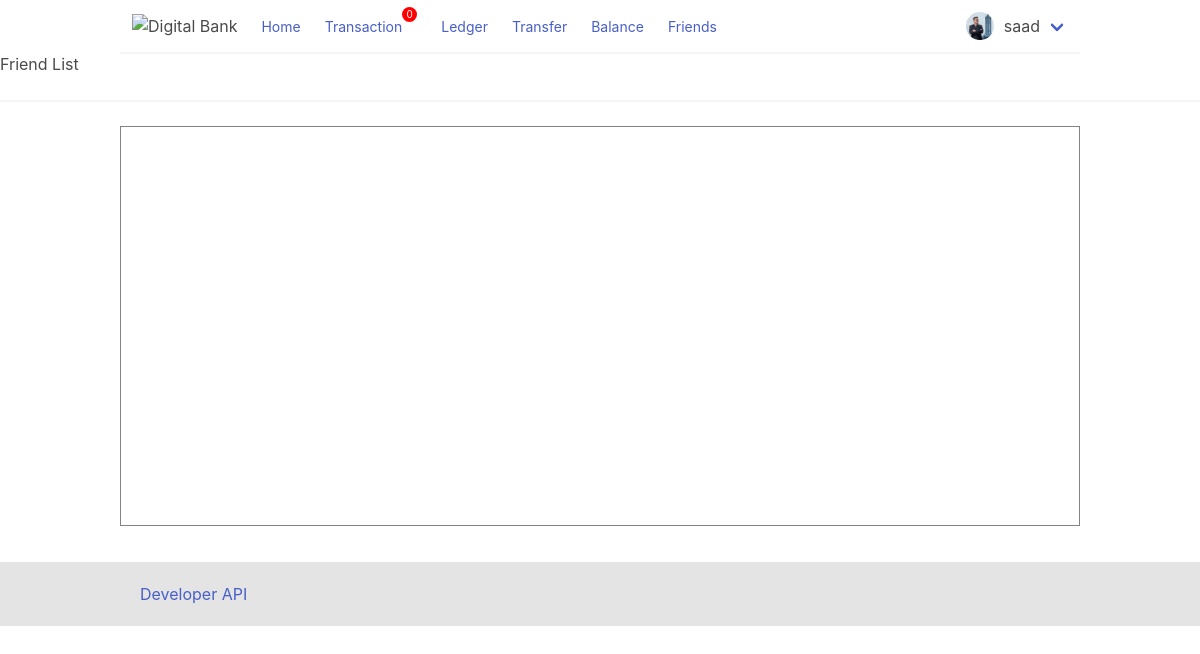
/friends/ (signed in), run on an earlier commit of the app's database.
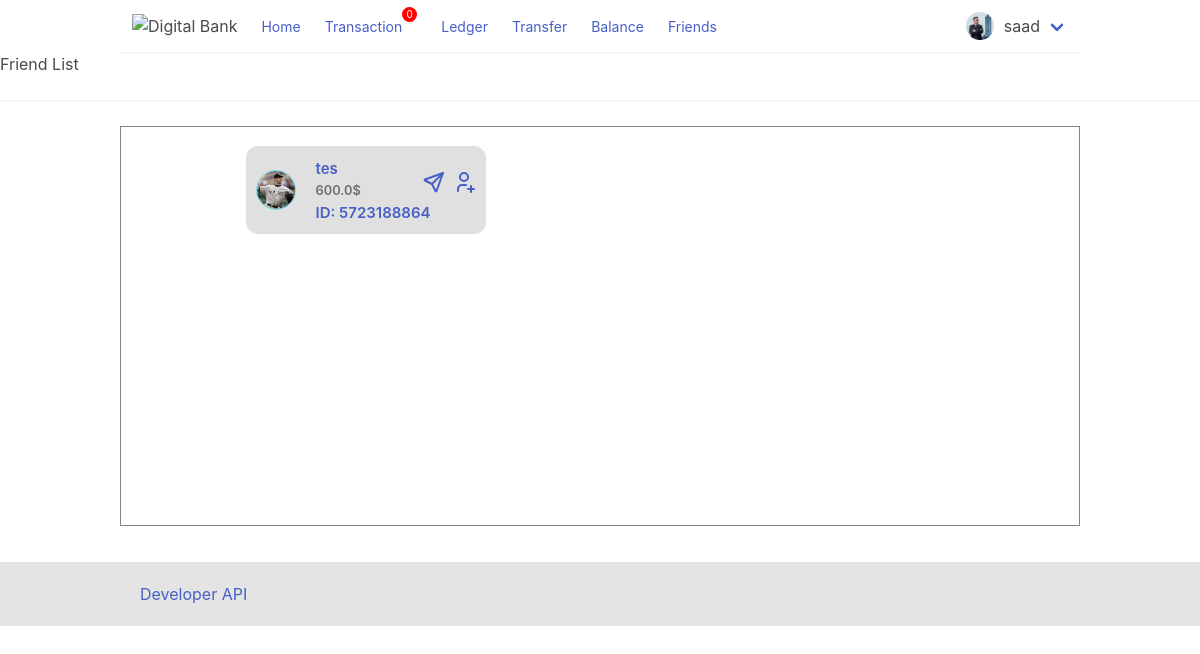
And on a later commit of the database.
### base/models.py (models this page shows, shortened)
class User(AbstractUser):
    name = models.CharField(max_length=200, null=True)
    username = models.CharField(unique=True, max_length=10)
    email = models.EmailField(unique=True, null=True)
    avater = models.ImageField()
    USERNAME_FIELD = 'username'
    REQUIRED_FIELDS = ['email']

class BankAccount(models.Model):
    user = models.OneToOneField(User, on_delete=models.CASCADE)
    account_id = models.CharField(max_length=20, unique=True)
    balance = models.FloatField()

### base/views.py (the view)
# urls.py: path('friends/', views.friends),
def friends(request):
    accounts = BankAccount.objects.all()
    accounts = BankAccount.objects.exclude(user=request.user)
    data = get_transaction(request)
    count = data['count']
    context = {'accounts': accounts, 'count': count}
    return render(request, 'friends.html', context)

### base/utils.py (called while the page is built)
def get_transaction(request):
    transactions = Ledger.objects.filter(
        sender='da') or Ledger.objects.filter(receiver='da')
    count = transactions.count()
    no_tran = ''
    if not transactions:
        no_tran = 'No transaction'
    return {'transactions': transactions, 'count': count, 'no_tran': no_tran}

### templates/friends.html (shortened to what this page needs)
{% extends 'base.html' %}
{% load static %}
{% block content %}
<main>
    <p>Friend List</p>
    <hr>
    <div class="friend-list">
        {% if account.user.username == request.user.username %}
        nothing
        {% else %}
        {% for account in accounts %}
        <div class="friends">
            <a href="{% url 'profile' account.user.username %}"><img src="{{ account.user.avater.url }}" alt=""></a>
            <div class="friend-info">
                <p><a href="{% url 'profile' account.user.username %}">{{ account.user.username }}</a></p>
                <p style="font-size: 0.8rem; color:#6e6e6e;">{{ account.balance }}$</p>
                <p><a href="{% url 'balance' account.user.username %}">ID: {{ account.account_id }}</a></p>
            </div>
            <a href="{% url 'friend_transfer' account.account_id %}">
            </a>
            <a href="">
            </a>
        </div>
        {% endfor %}
        {% endif %}
    </div>
</main>
{% endblock content %}

### templates/base.html (shortened to what this page needs)
{% load static %}
<!DOCTYPE html>
<html lang="en">
<head>
    <link rel="stylesheet" href="{% static 'css/bulma.min.css' %}">
    <link rel="stylesheet" href="{% static 'css/style.css' %}">
</head>
<body>
    <header>
        <nav class="navbar has-shadow">
            <div class="navbar-brand">
                <a class="navbar-item" href="{% url 'home' %}">
                    <img src="" alt="Digital Bank">
                </a>
            </div>
            <div class="navbar-menu">
                <div class="navbar-start">
                    <div class="navbar-item">
                        <small><a href="{% url 'home' %}">Home</a></small>
                    </div>
                    {% if request.user.is_authenticated %}
                    <div class="navbar-item transaction">
                        <small><a href="{% url 'transaction' %}">Transaction</a></small>
                        <span id="notification-count">{{ count }}</span>
                    </div>
                    <div class="navbar-item">
                        <small><a href="{% url 'ledger' %}">Ledger</a></small>
                    </div>
                    <div class="navbar-item">
                        <small><a href="{% url 'transfer' %}">Transfer</a></small>
                    </div>
                    <div class="navbar-item">
                        <small><a href="{% url 'balance' request.user.username %}">Balance</a></small>
                    </div>
                    <div class="navbar-item">
                        <small><a href="{% url 'friends' %}">Friends</a></small>
                    </div>
                    {% endif %}
                </div>
                {% if request.user.is_authenticated %}
                <div class="navbar-end">
                    <div class="navbar-item has-dropdown is-hoverable">
                        <div class="navbar-link">
                            <img src="{{ request.user.avater.url }}" alt="{% static 'images/user.png' %}"
                                style="width: 1.75rem; height: 1.75rem; border-radius: 50%; object-fit: cover;margin-right: 10px;">
                            {{ request.user.username }}
                        </div>
                    </div>
                </div>
                {% endif %}
            </div>
        </nav>
    </header>
    {% block content %}
    {% endblock content %}
    <footer>
        <ul>
            <li><a href="{% url 'developer' %}">Developer API</a></li>
        </ul>
    </footer>
</body>
</html>

### static/css/style.css (style rules this page uses)
body { padding: 0; margin: 0; }
.navbar { margin: 0 10%; }
.friend-list { margin: 2% 10% 3%; height: 400px; border: 1px solid #838383; overflow-y: auto; }
.friends { position: relative; display: flex; align-items: center; justify-content: flex-start; gap: 20px; background-color: #e0e0e0; width: 15rem; padding: 10px; margin: 2% 13%; border-radius: 12px; }
.friends a { margin: 0; padding: 0; height: 40px; }
.friends a img { height: 40px; width: 40px; border-radius: 50%; border: 1px solid #67e1ff; object-fit: cover; }
.friend-info { flex-direction: column; gap: 0px; font-weight: 600; }
.friend-info a:nth-child(1) { font-size: 15px; }
#notification-count { height: 15px; width: 15px; border-radius: 50%; object-fit: cover; box-sizing: border-box; background-color: red; margin-top: -23px; color: white; font-size: 10px; text-align: center; }
.icon-tabler-send { position: absolute; right: 40px; cursor: pointer; }
.icon-tabler-user-plus { position: absolute; right: 10px; cursor: pointer; }
footer { background-color: #e4e4e4; width: 100%; }
footer ul { margin: 0 10%; padding: 20px; }

What changed in the data, as far as the page shows it:
added BankAccount: user.avater (picture), user.username "tes", balance "600.0", account_id "5723188864"
